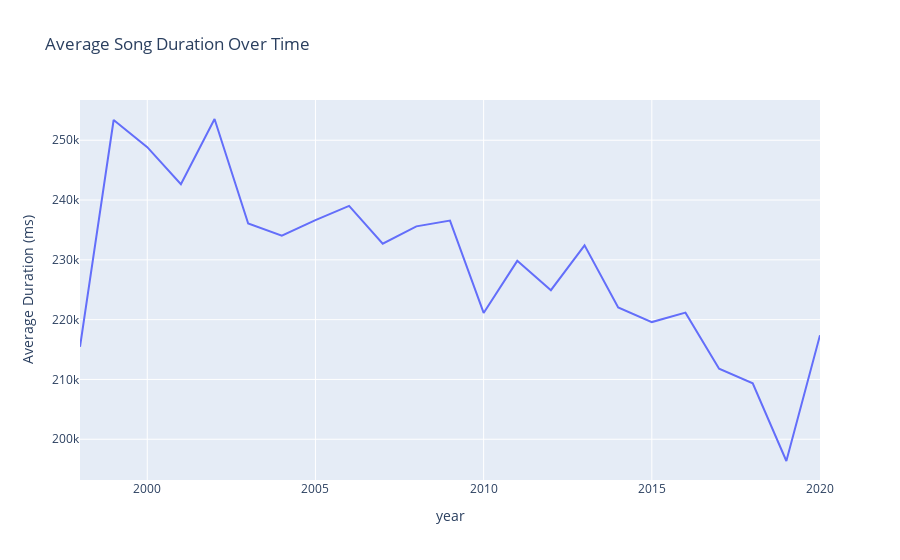

Write notebook code for a chart like this one.
### Code cell
duration_by_year = df.groupby('year')['duration_ms'].mean().reset_index()
fig5 = px.line(
    duration_by_year,
    x='year',
    y='duration_ms',
    title='Average Song Duration Over Time',
    labels={'duration_ms': 'Average Duration (ms)'}
)
fig5.show()

### Figure 1 — Plotly figure (JSON) as saved in the notebook; plotly's stock layout.template omitted (floating-point values rounded to 4 significant figures)
{"data": [{"hovertemplate": "year=%{x}<br>Average Duration (ms)=%{y}<extra></extra>", "legendgroup": "", "line": {"color": "#636efa", "dash": "solid"}, "marker": {"symbol": "circle"}, "mode": "lines", "name": "", "orientation": "v", "showlegend": false, "type": "scatter", "x": [1998, 1999, 2000, 2001, 2002, 2003, 2004, 2005, 2006, 2007, 2008, 2009, 2010, 2011, 2012, 2013, 2014, 2015, 2016, 2017, 2018, 2019, 2020], "xaxis": "x", "y": [215466, 253400.0, 248800.0, 242700.0, 253500.0, 236100.0, 234000.0, 236600.0, 239000.0, 232700.0, 235600.0, 236600.0, 221100.0, 229800.0, 224900.0, 232400.0, 222000.0, 219600.0, 221172, 211800.0, 209400.0, 196400.0, 217400.0], "yaxis": "y"}], "layout": {"legend": {"tracegroupgap": 0}, "title": {"text": "Average Song Duration Over Time"}, "xaxis": {"anchor": "y", "domain": [0, 1], "title": {"text": "year"}}, "yaxis": {"anchor": "x", "domain": [0, 1], "title": {"text": "Average Duration (ms)"}}}}
